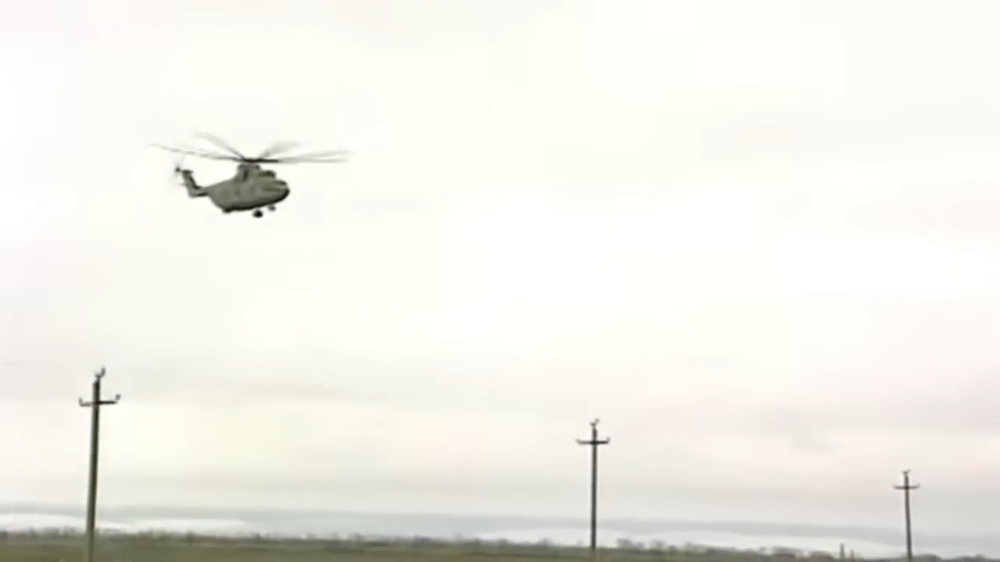
#> input picture py/test_images/image.png, 1000 x 562 px, shrunk from 1919 x 1079 before the run, found by its file name
$ python filtering_tests.py   (older library calls are emulated)
#> lines starting #> are read from the running program, lines starting #| are printed output that depends on the picture
# Test blurring and sharpening for near image enhancement

import cv2
import numpy as np

#print working directory
import os
print(os.getcwd())

test_image_path = './FAST-AR/py/test_images/image.png'  # Path to a test image

def blur(image, kernel_size=(5, 5), num_iterations=1):
    """Applies a Gaussian blur to the input image."""
    result = image.copy()
    for _ in range(num_iterations):
        result = cv2.GaussianBlur(result, kernel_size, 0)
    return result


def sharpen(image):
    """Applies a sharpening filter to the input image."""
    kernel = np.array([[-1, -1, -1],
                       [-1, 9, -1],
                       [-1, -1, -1]])
    return cv2.filter2D(image, -1, kernel)

def grayscale(image):
    """Converts the input image to grayscale."""
    return cv2.cvtColor(image, cv2.COLOR_BGR2GRAY)

# Gray scale edge detection using Sobel operator
def sobel(image):
    """Applies Sobel edge detection to the input image."""
    sobelx = cv2.Sobel(image, cv2.CV_64F, 1, 0, ksize=3)
    sobely = cv2.Sobel(image, cv2.CV_64F, 0, 1, ksize=3)
    sobel_combined = cv2.magnitude(sobelx, sobely)
    return cv2.convertScaleAbs(sobel_combined)

def blarpen(image, num_iterations=1):
    """Applies blarpening (blur + sharpen) to the input image."""
    result = image.copy()
    for _ in range(num_iterations):
        result = sharpen(blur(result))
    return result

def edge_remove(image):
    """Applied after sobel. If at least 5 of 9 pixels are set, remove the pixel."""

    #invert colors
    image = cv2.bitwise_not(image)

    kernel = np.array([[-1, -1, -1],
                       [-1, 9, -1],
                       [-1, -1, -1]])

    image = cv2.morphologyEx(image, cv2.MORPH_OPEN, kernel)

    #invert colors
    return image #cv2.bitwise_not(image)

# apply to test image
if __name__ == "__main__":
    # Load a test image
    image = grayscale(cv2.imread(test_image_path))

    image_edges = sobel(image)  # Apply edge detection to the original image
#> in sobel, `sobelx = cv2.Sobel(image, cv2.CV_64F, 1, 0, ksize=3)`:
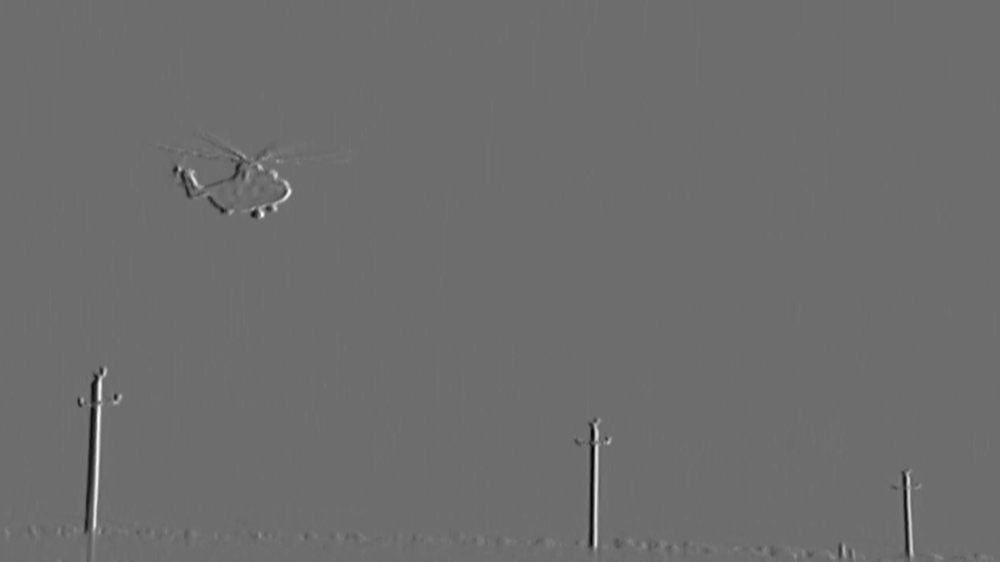
#> sobelx: shape (562, 1000) float64; min -404, max 533, mean 0; drawn with min black and max white
#> in sobel, `sobel_combined = cv2.magnitude(sobelx, sobely)`:
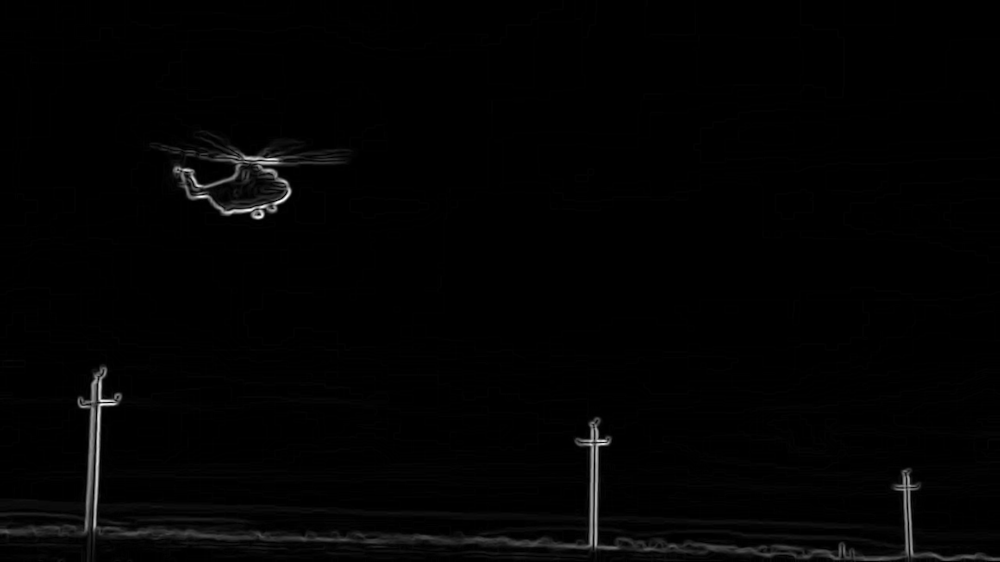
#> sobel_combined: shape (562, 1000) float64; min 0, max 606.1, mean 7.2; drawn with min black and max white
#> in sobel, `return cv2.convertScaleAbs(sobel_combined)`:
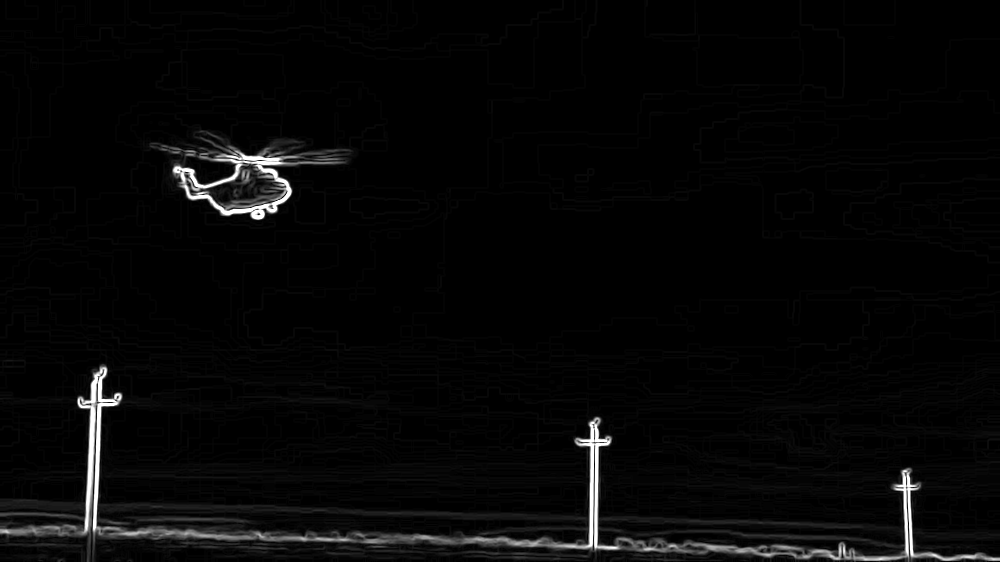
#> returned value: shape (562, 1000); min 0, max 255, mean 6.7

    # Apply blurring
    blurred_image = blur(image)

    # Apply sharpening
    sharpened_image = sharpen(image)
#> in sharpen, `return cv2.filter2D(image, -1, kernel)`:
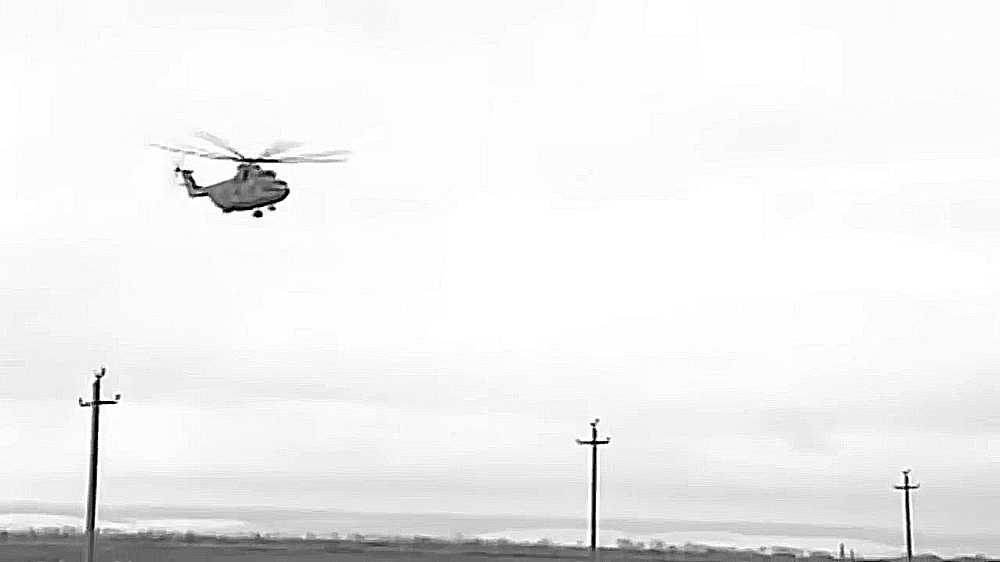
#> returned value: shape (562, 1000); min 0, max 255, mean 240.1

    fucked_image = edge_remove(sobel(blur(image, num_iterations=5)))   # Apply blarpening (blur + sharpen)
#> in sobel (call 2), `sobely = cv2.Sobel(image, cv2.CV_64F, 0, 1, ksize=3)`:
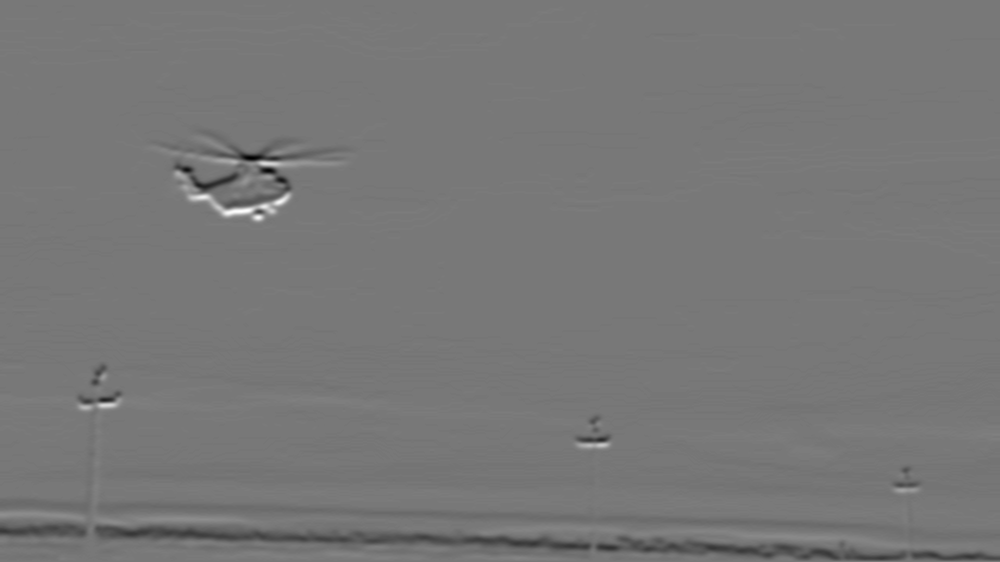
#> sobely: shape (562, 1000) float64; min -233, max 260, mean -2; drawn with min black and max white
#> in sobel (call 2), `sobel_combined = cv2.magnitude(sobelx, sobely)`:
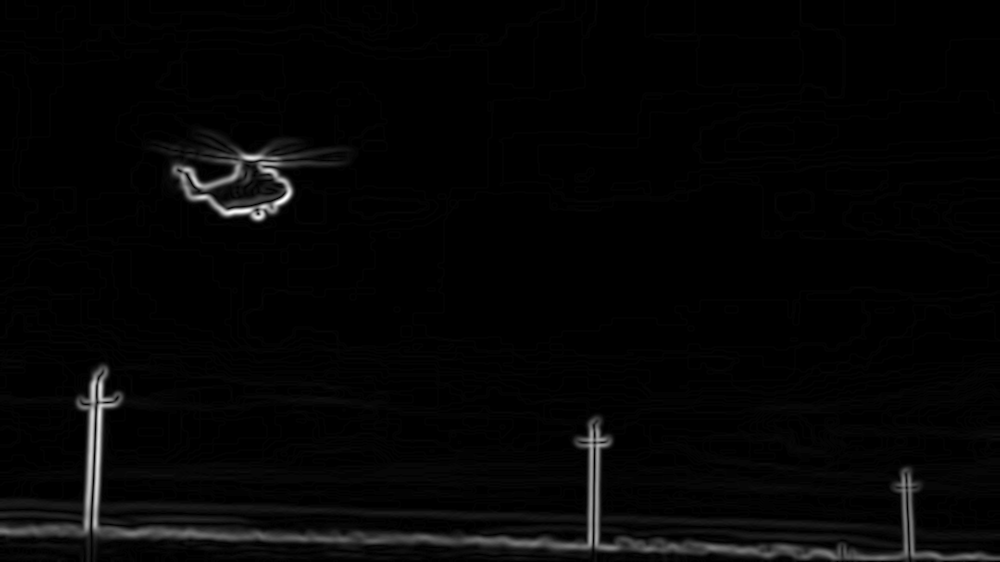
#> sobel_combined: shape (562, 1000) float64; min 0, max 265.9, mean 5.5; drawn with min black and max white
#> in edge_remove, `image = cv2.bitwise_not(image)`:
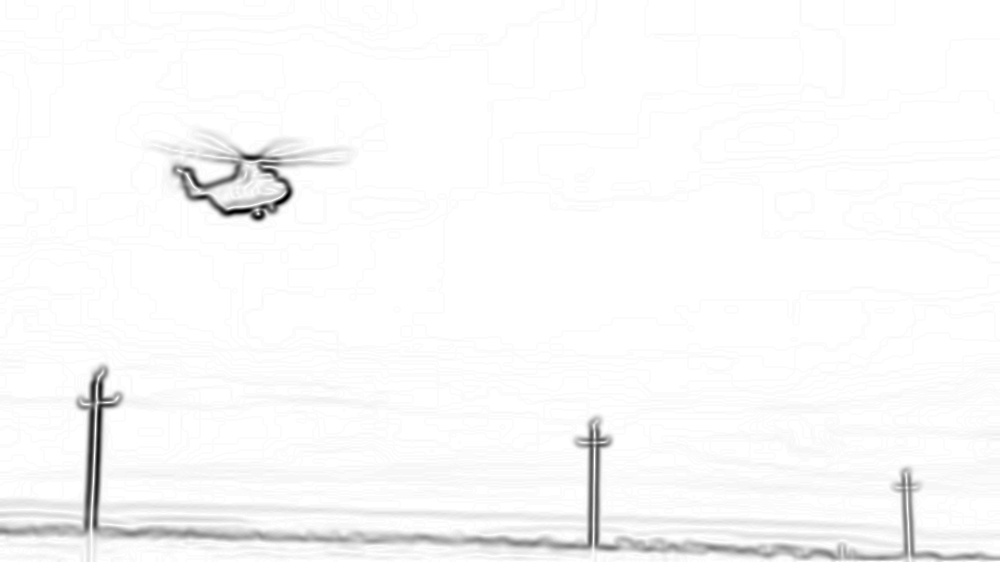
#> image: shape (562, 1000); min 0, max 255, mean 249.5

    # Display the results
    cv2.imshow('Original Image', image_edges)
    cv2.imshow('Blurred Image', blurred_image)
    cv2.imshow('Sharpened Image', sharpened_image)
    cv2.imshow('Fucked Image', fucked_image)
    cv2.waitKey(0)
    cv2.destroyAllWindows()
